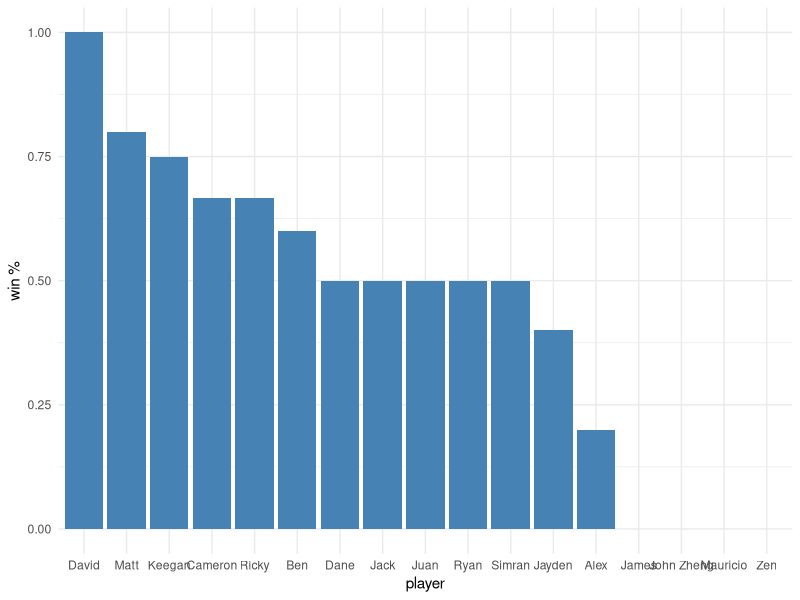
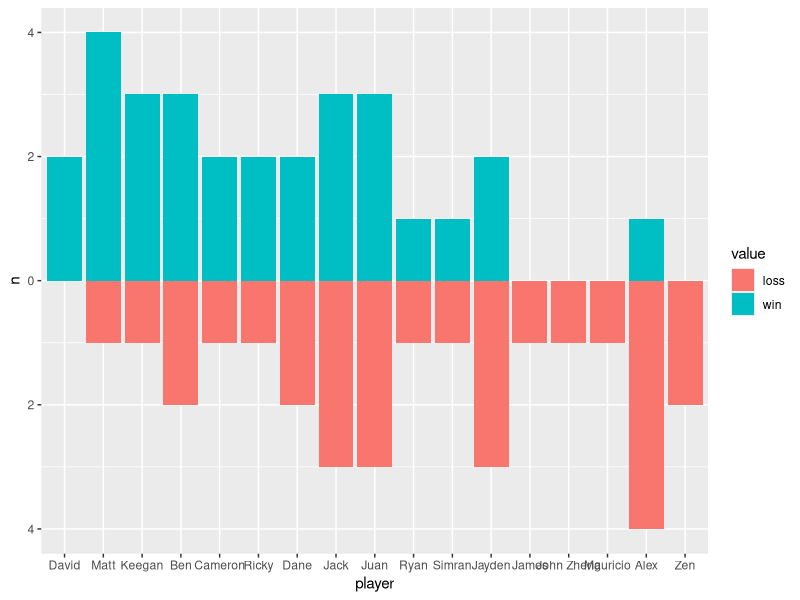

Recreate these plots in R, in order.
#!/usr/bin/env Rscript

library(plyr)
suppressMessages(library(dplyr))
library(ggplot2)
library(reshape2)

# Load in data
raw_data <- readLines("data.txt")
raw_games <- split(raw_data[raw_data != ""], cumsum(raw_data == "")[raw_data != ""])

# Process data
games <- c()

for (game in raw_games) {
  raw_date <- unlist(strsplit(game[1], "\t"))[2]
  date <- as.Date(raw_date)

  raw_players <- unlist(strsplit(game[2], "\t"))[2]
  players <- as.numeric(raw_players)

  winning_team <- unlist(strsplit(game[3], "\t"))[2]

  # Make the game data frame
  game_df <- data.frame(
    lapply(
      game[4:(4 + players - 1)],
      function(line) unlist(strsplit(line, "\t"))
    )
  )
  game_df <- as.data.frame(t(unname(game_df)))
  colnames(game_df) <- c("player", "role")

  # Add in non-data frame attrs
  game_df.date <- date
  game_df.winning_team <- winning_team
  game_df.players <- players

  # Add team column
  team <- lapply(
    game_df[, "role"],
    function(role)
      if (role %in% c("merlin", "leffen", "resistance")) {
        "resistance"
      } else {
        "spies"
      }
  )
  game_df$team <- unlist(team)

  # Add result column
  result <- lapply(
    game_df[, "team"],
    function(role)
      if (role == "resistance" & winning_team == "resistance") {
        "win"
      } else if (role == "spies" & winning_team == "spies") {
        "win"
      } else {
        "loss"
      }
  )
  game_df$result <- unlist(result)

  games <- c(games, list(game_df))
}

# Count player win rates
big_df <- rbind.fill(games)
molten_results <- melt(select(big_df, player, result), id.var = c("player"))
results <- dcast(molten_results, player ~ value, value.var = "player", length)

# Add in win %
results <- transform(results, win_percent = win / (win + loss))

# Plot results
results_freq <- as.data.frame(molten_results %>% group_by(player, value) %>% tally())
results_freq$n2 <- ifelse(results_freq$value == "loss", -1 * results_freq$n, results_freq$n)

p_wins_losses <- (
  ggplot(data = results_freq)
  + geom_bar(aes(x = reorder(player, -n2), y = n2, fill = value), stat = "identity", position = "identity")
    + labs(x = "player", y = "n")
    + scale_y_continuous(label = abs)
)

# Uncommment these if running with Rscript
# x11()
# print(p_wins_losses)

# Plot win %
p_win_percent <- (
  ggplot(data = results, aes(x = reorder(player, -win_percent), y = win_percent))
  + geom_bar(stat = "identity", fill = "steelblue")
    + labs(x = "player", y = "win %")
    + theme_minimal()
)

# Uncommment these if running with Rscript
# x11()
# print(p_win_percent)

# Wait for user to kill script (uncomment this if running with Rscript)
# Sys.sleep(999999999999)
